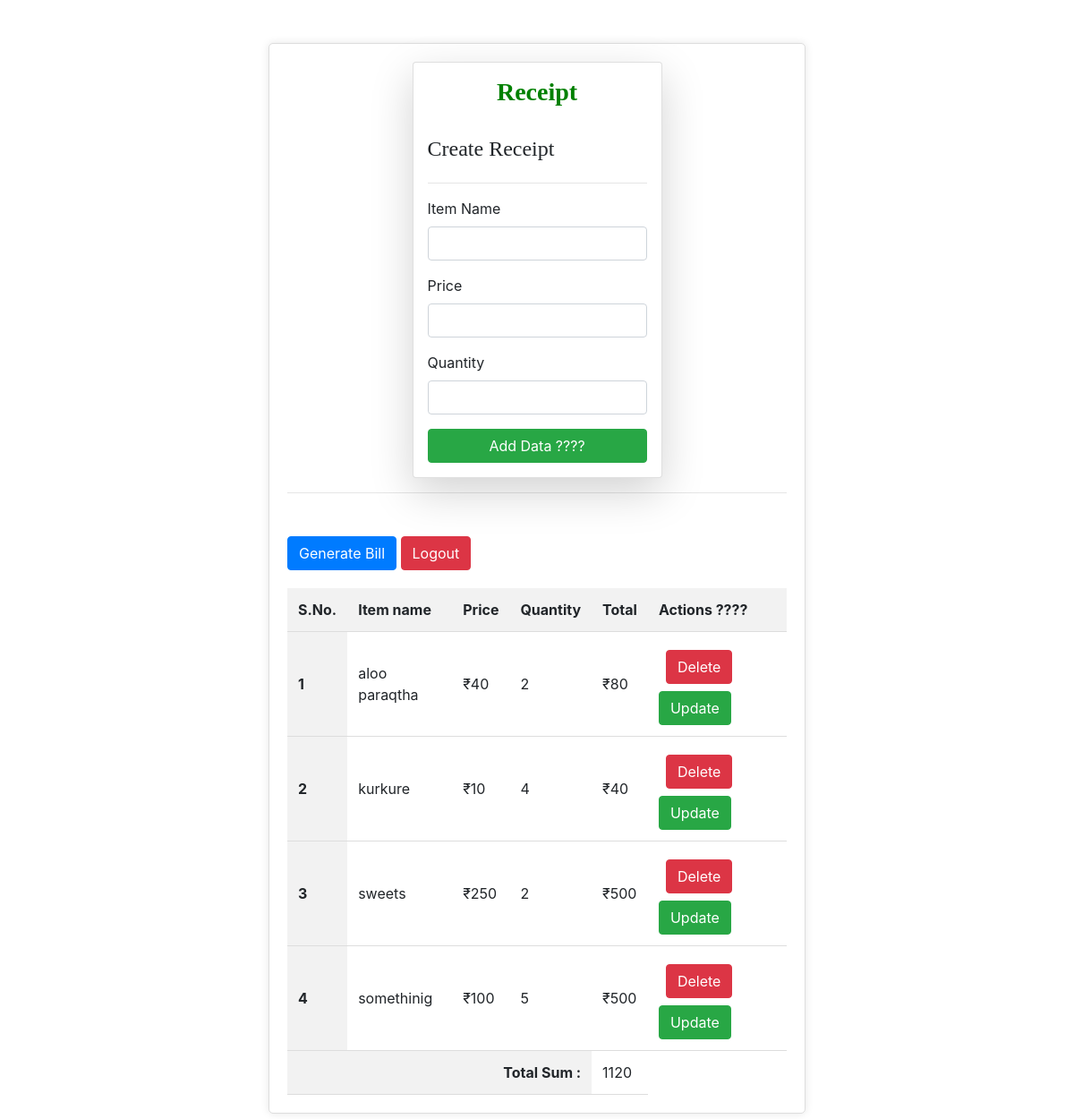
The page /gen/receipts/ (signed in) on the database its author committed.
### receipt/models.py (models this page shows)
class Receipt(models.Model):
	user = models.ForeignKey(User, on_delete=models.SET_NULL, null=True, blank=True)
	name = models.CharField(max_length=100, default='something')
	price = models.IntegerField(default=0)
	quantity = models.IntegerField(default =0)
	total = models.IntegerField(default=0)

### receipt/views.py (the view, shortened to what this page needs)
# urls.py: path('receipts/', receipts, name='receipts'),
@login_required(login_url='/gen/login/')
def receipts(request):
	queryset = Receipt.objects.all()
	if request.GET.get('search'):
		queryset = queryset.filter(
			name__icontains=request.GET.get('search'))
	total_sum = sum(receipt.total for receipt in queryset)
	context = {'receipts': queryset, 'total_sum': total_sum}
	return render(request, 'receipts.html', context)

### receipt/templates/receipts.html (shortened to what this page needs)
<!DOCTYPE html>
<html lang="en">
<head>
<link href="https://maxcdn.bootstrapcdn.com/bootstrap/4.5.2/css/bootstrap.min.css" rel="stylesheet">
<div class="container mt-5 col-6">
	<form class="col-6 mx-auto card p-3 shadow-lg" method="Post" enctype="multipart/form-data">
		<h3 class="text text-center"> Receipt </h3>
		<br>
		<h4 style="font-family: 'bold', Times, serif;"> Create Receipt </h4>
		<hr>
		<div class="form-group">
		<label for="exampleInputEmail1">Item Name </label>
		<input type="text" name="name" class="form-control" required>
		</div>
		<div class="form-group">
		<label for="exampleInputEmail1">Price </label>
		<input name="price" type="number" class="form-control" required>
		</div>
		<div class="form-group">
		<label for="exampleInputPassword1">Quantity </label>
		<input name="quantity" class="form-control" type="number" required>
		</div>
		<button type="submit" class="btn btn-success">Add Data ????</button>
	</form>
	<hr>
	<div class="class mt-5">
		<form  method="POST">
		<button class="btn btn-primary"> <a class="ok" href="{% url 'pdf' %}">Generate Bill </a></button>
		<button class="btn btn-danger"> <a class="ok" href="{% url 'logout' %}">Logout </a></button>
		</form>
		<table class="">
			<thead>
				<tr>
					<th scope="col">S.No. </th>
					<th scope="col">Item name </th>
					<th scope="col">Price </th>
					<th scope="col">Quantity </th>
					<th scope="col">Total </th>
					<th scope="col">Actions ????</th>
				</tr>
			</thead>
			<tbody>
				{% for receipt in receipts %}
				<tr>
					<th scope="row">{{forloop.counter}}</th>
					<td>{{receipt.name}}</td>
					<td> ₹{{receipt.price}}</td>
					<td>{{receipt.quantity}}</td>
					<td> ₹{{receipt.total}}</td>
					<td>
						<a href="/gen/delete_receipt/{{receipt.id }}/" class="btn btn-danger m-2">Delete </a>
						<a href="/gen/update_receipt/{{receipt.id }}/" class="btn btn-success">Update </a>
					</td>
				{% endfor%}
				</tr>
				<tr>
					<th colspan="4" class="text-right">Total Sum :</th>
					<td>{{ total_sum }}</td>
				</tr>
			</tbody>
		</table>
	</div>

### receipt/templates/receipts.html (style rules this page uses)
.text { color: green; font-weight: bold; font-family: 'Times New Roman', Times, serif; }
.ok { color: white; text-decoration: none; }
.container { width: 800px; margin: 20px auto; padding: 20px; background-color: #fff; border: 1px solid #ddd; border-radius: 5px; box-shadow: 0 0 10px rgba(0,0,0,0.1); }
table { width: 100%; border-collapse: collapse; margin-top: 20px; }
th, td { padding: 12px; text-align: left; border-bottom: 1px solid #ddd; }
th { background-color: #f2f2f2; }

### rows shown on the page
Receipt: name "aloo paraqtha", price "40", quantity "2", total "80"
Receipt: name "kurkure", price "10", quantity "4", total "40"
Receipt: name "sweets", price "250", quantity "2", total "500"
Receipt: name "somethinig", price "100", quantity "5", total "500"

### other values the page prints
{{ total_sum }} "1120"
